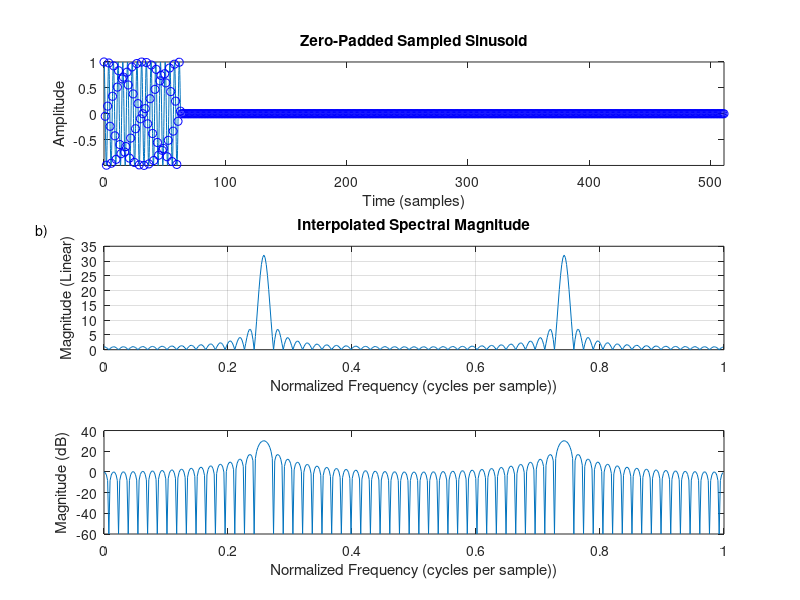

MATLAB code for this plot:
% Example 3: Add zero padding

N = 64;
T = 1;
f = 0.25 + 0.5/N;   % Move frequency off-center by half a bin
n = 0:N-1;

% Example 3: Add zero padding
zpf = 8;                   % zero-padding factor
x = [cos(2*pi*n*f*T),zeros(1,(zpf-1)*N)];  % zero-padded FFT input data
X = fft(x);                 % Interpolated spectrum

subplot(3,1,1);
ni = [0:.1:N-1];      % Interpolated time axis
plot(ni, cos(2*pi*ni*f*T));
line(0:zpf*N-1, x, 'color', 'b', 'marker', 'o', 'linestyle', 'none');
title('Zero-Padded Sampled Sinusoid');
xlabel('Time (samples)'); ylabel('Amplitude');
axis tight;

% Plot spectral magnitude
magX = abs(X);
nfft = zpf*N;
fni = [0:1.0/nfft:1-1.0/nfft];   % Normalized frequency axis
subplot(3,1,2);
plot(fni,magX,'-'); grid; % With interpolation, we can use solid lines '-'
title('Interpolated Spectral Magnitude'); 
xlabel('Normalized Frequency (cycles per sample))'); 
ylabel('Magnitude (Linear)');
text(-.11,40,'b)');

% Same thing on a dB scale
spec = 20*log10(magX);  % Spectral magnitude in dB
spec = max(spec,-60*ones(1,length(spec))); % clip to -60 dB
subplot(3,1,3);
plot(fni, spec);
% title('Interpolated Spectral Magnitude (dB)'); 
xlabel('Normalized Frequency (cycles per sample))'); 
ylabel('Magnitude (dB)');

